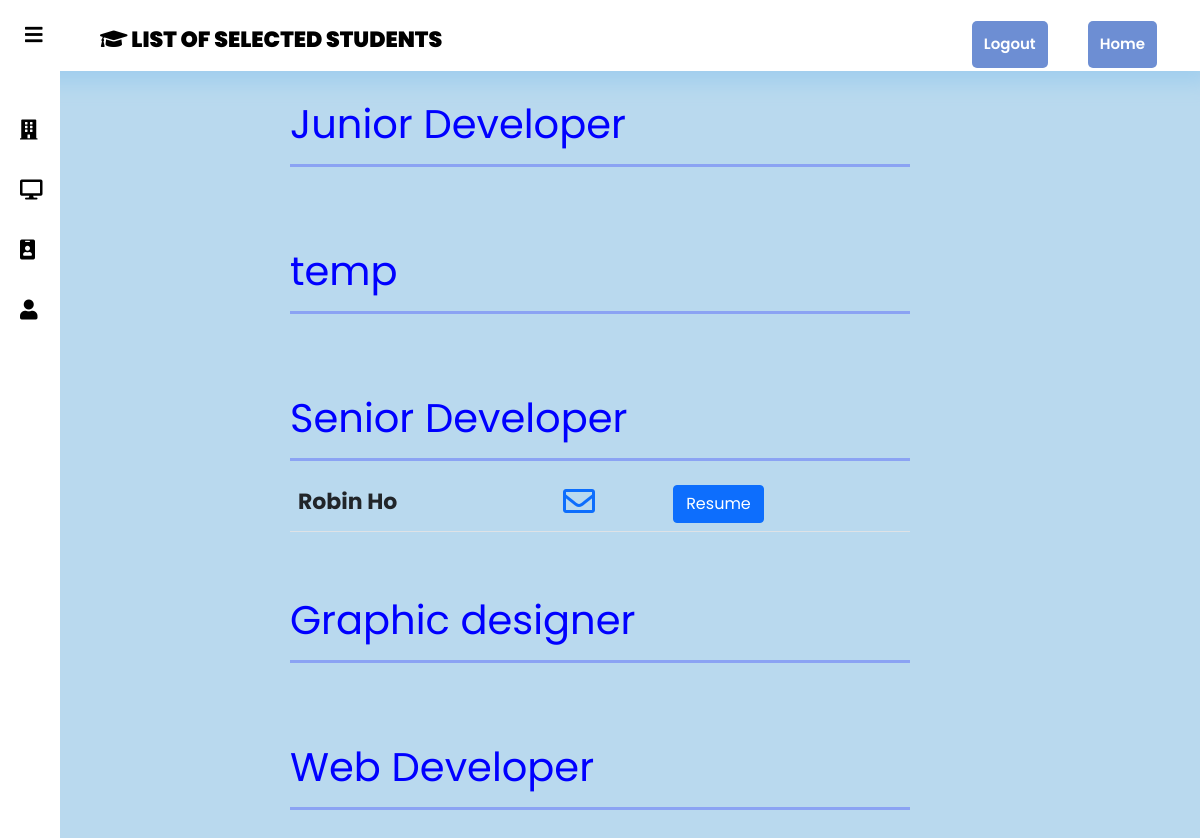
Page /company/selected/ (signed in) on the committed database.
### company/models.py (models this page shows, shortened)
class Job(models.Model):
    user=models.ForeignKey(get_user_model(),null=True,on_delete=models.CASCADE)
    position=models.CharField(max_length=200)
    expected=models.TextField()
    salary=models.DecimalField(max_digits=10,decimal_places=2)
    vacancy=models.IntegerField()
    desc=models.TextField()
    job_time=models.DecimalField(max_digits=4,decimal_places=2)
    job_responsibilty=models.TextField()
    date_posted=models.DateTimeField(default=timezone.now)
    hide_key=models.BooleanField(default=False)

class Selected(models.Model):
    job=models.ForeignKey(Job,null=True,on_delete=models.CASCADE)
    selected_applicants=models.ForeignKey(get_user_model(),null=True,on_delete=models.CASCADE)
    date_of_application=models.DateField(default=timezone.now)

### account/models.py (models this page shows)
class CustomUser(AbstractBaseUser, PermissionsMixin):
    email = models.EmailField(_('email address'), unique=True)
    first_name=models.CharField(max_length=50)
    last_name=models.CharField(max_length=50)
    user_type=models.CharField(max_length=100,choices=choice_list,default='student')
    is_staff = models.BooleanField(default=False)
    is_active = models.BooleanField(default=True)
    date_joined = models.DateTimeField(default=timezone.now)
    USERNAME_FIELD = 'email'
    REQUIRED_FIELDS = []
    objects = CustomUserManager()
    def __str__(self):
        return self.email

### student/models.py (models this page shows, shortened)
class StudentResume(models.Model):
    user=models.OneToOneField(get_user_model(),null=True,on_delete=models.CASCADE)
    phone_no=models.CharField(max_length=10)
    email2=models.EmailField()
    address=models.TextField()
    addmission_no=models.CharField(max_length=11,default=00000000)
    dob=models.DateField()
    gender=models.CharField(max_length=20,choices=gender_choice_list)
    branch=models.CharField(max_length=300,choices=branch_names)
    college=models.CharField(max_length=200,default="Pillai College Of Engineering")
    ssc=models.DecimalField(max_digits=5,decimal_places=2,default=0.00)
    ssc_college=models.CharField(max_length=200)
    hsc=models.DecimalField(max_digits=5,decimal_places=2,default=0.00)
    hsc_college=models.CharField(max_length=200,default="null")
    diploma=models.DecimalField(max_digits=5,decimal_places=2,default=0.00)
    diploma_college=models.CharField(max_length=200,default="null")
    sem1=models.DecimalField(max_digits=5,decimal_places=2,default=0.00,null=True)
    sem2=models.DecimalField(max_digits=5,decimal_places=2,default=0.00,null=True)
    sem3=models.DecimalField(max_digits=5,decimal_places=2,default=0.00,null=True)
    sem4=models.DecimalField(max_digits=5,decimal_places=2,default=0.00,null=True)
    sem5=models.DecimalField(max_digits=5,decimal_places=2,default=0.00,null=True)
    sem6=models.DecimalField(max_digits=5,decimal_places=2,default=0.00,null=True)
    sem7=models.DecimalField(max_digits=5,decimal_places=2,default=0.00,null=True)
    sem8=models.DecimalField(max_digits=5,decimal_places=2,default=0.00,null=True)
    attendance=models.DecimalField(max_digits=5,decimal_places=2,default=0.00)
    Backlogs=models.IntegerField(default=0.0)
    career_obj=models.TextField()
    linkden_url=models.CharField(max_length=100,null=True)
    github_url=models.CharField(max_length=100,null=True)
    is_verified=models.BooleanField(default=False)
    is_notified=models.BooleanField(default=False)
    def __str__(self):
        return str(self.user)

### company/views.py (the view)
# urls.py: path('selected/',SelectedHomeView,name="selected-home-view"),
def SelectedHomeView(request):
    jobs=Job.objects.filter(user=request.user)
    selected=Selected.objects.filter(job__id__in=jobs.all())
    context={
        'jobs':jobs,
        'selected':selected,
    }
    return render(request,'company/selected_home.html',context)

### company/templates/company/selected_home.html (shortened to what this page needs)
{%extends 'company/basic.html'%}
{%block name%}
List of Selected Students
{%endblock%}
{% block display%}
    {%if request.user.is_authenticated and request.user.user_type == "company"  %}
    <div class="sidebar" style="z-index: 1;">
        <a href="{% url 'jobs-list'%}"><i class="fa fa-building" aria-hidden="true"></i><span>Jobs</span></a>
        <a id="active-link" href="#"><i class="fas fa-desktop"></i><span>Forum</span></a>
        {% if request.user.companyprofile %}
        <a href="{% url 'edit-c-profile' request.user.companyprofile.id %}"><i class="fa fa-id-badge" aria-hidden="true"></i><span>Details</span></a>
        {%else%}
        <a href="{% url 'create-c-profile' %}"><i class="fa fa-id-badge" aria-hidden="true"></i><span>Details</span></a>
        {%endif%}
        <a href="{% url 'company-profile'%}"><i class="fa fa-user" aria-hidden="true"></i><span>Profile</span></a>
    </div>
    <div style="padding: 100px 290px;">
        {% for job in jobs %}
        <h1 style="color: blue;font-weight:400">{{job.position}}<hr style="color: blue;height:3px"></h1>
            <table class="table">
                <tbody>
                    {% for apply in selected%}
                        {% if job == apply.job%}
                        <tr>
                            <td style="text-transform: capitalize;font-size:22px;font-weight:bolder;">{{apply.selected_applicants.studentresume.user.first_name}} {{apply.selected_applicants.studentresume.user.last_name}}</td>
                            <td><a href="mailto:{{apply.selected_applicants.studentresume}}" title="Mail to: {{apply.selected_applicants.studentresume}}"><i class="far fa-envelope fa-2x"></i></a></td>
                            <td><a href="{% url 'student-resume-c' apply.job.id apply.selected_applicants.studentresume.id %}" class="btn btn-primary" >Resume</i></a></td>
                        </tr>
                        {%endif%}
                    {%endfor%}
                </tbody>
            </table>
            <br><br>
        {%endfor%}
    </div>
    {%endif%}
{%endblock%}

### static/company/css/company.css (style rules this page uses)
body { margin: 0; padding: 0; font-family: 'Poppins', sans-serif; background: #b9d9ee; }
.sidebar { background: #fff; margin-top: 70px; padding-top: 30px; position: fixed; left: 0; width: 250px; height: 100%; transition: 0.5s; transition-property: left; }
.sidebar a { color: #000; display: block; width: 100%; line-height: 60px; text-decoration: none; padding-left: 40px; box-sizing: border-box; transition: 0.5s; transition-property: background; }
.sidebar i { padding-right: 10px; }
#check:checked ~ .sidebar { left: -190px; }
#check:checked ~ .sidebar a { font-size: 20px; margin-left: 170px; width: 80px; }

### rows in the picture
Job: position "Junior Developer"
Job: position "temp"
Job: position "Senior Developer"
Selected: selected_applicants.studentresume.user.first_name "Robin", selected_applicants.studentresume.user.last_name "Ho"
Job: position "Graphic designer"
Job: position "Web Developer"
